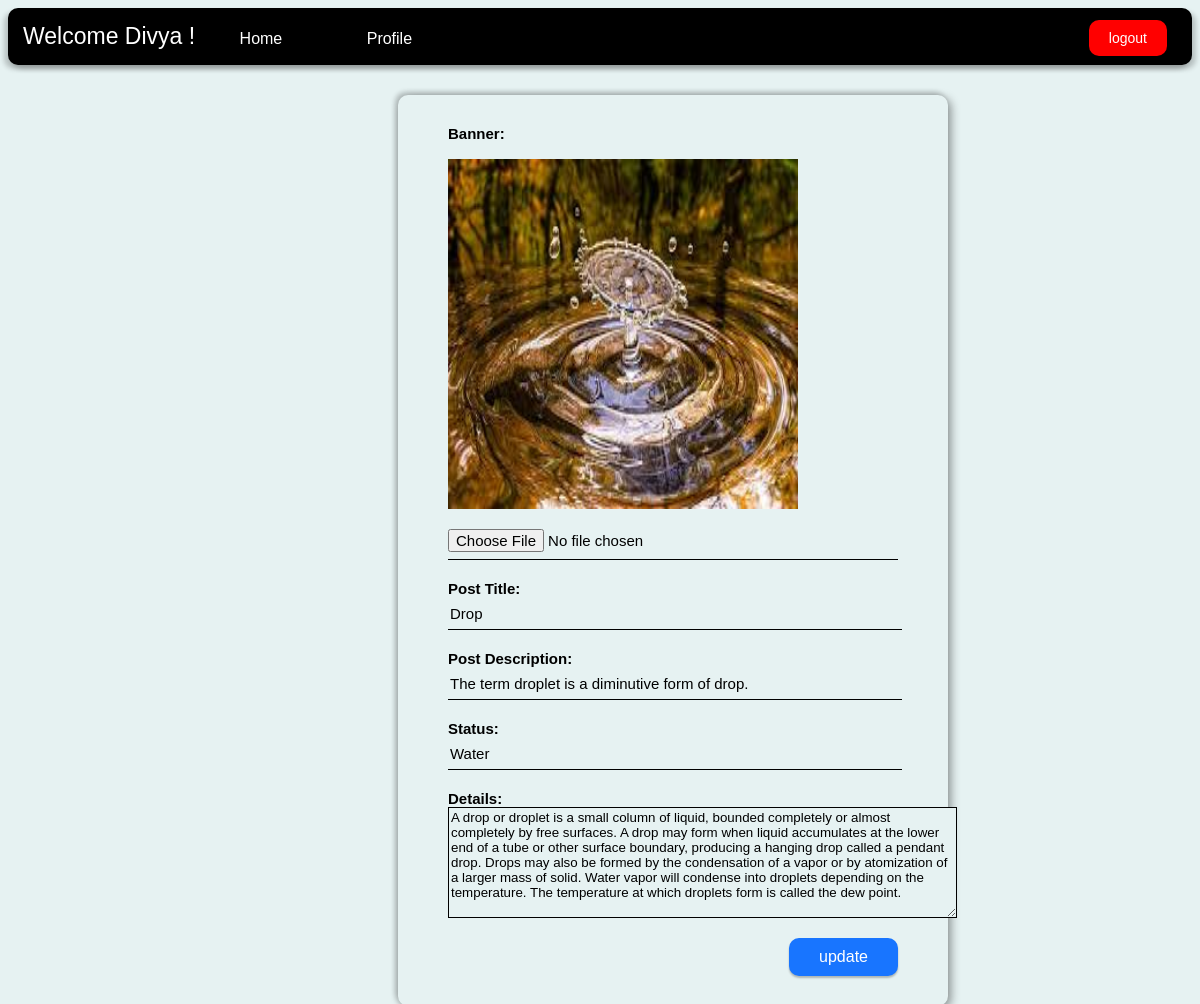
Page /edit.php?id=23 (signed in) on the committed database.
### tables this page shows
CREATE TABLE `registration` (
  `id` int(250) NOT NULL,
  `name` varchar(50) NOT NULL,
  `mail` varchar(50) NOT NULL,
  `password` varchar(50) NOT NULL,
  `confirm_password` varchar(50) NOT NULL,
  `number` bigint(10) NOT NULL,
  `address` varchar(200) NOT NULL,
  `reg_date` int(6) NOT NULL
);

CREATE TABLE `post` (
  `id` int(250) NOT NULL,
  `mail` varchar(50) NOT NULL,
  `image` varchar(200) NOT NULL,
  `title` varchar(100) NOT NULL,
  `description` varchar(250) NOT NULL,
  `status` varchar(50) NOT NULL,
  `details` varchar(5000) NOT NULL,
  `reg_date` date NOT NULL
);

### edit.php (the view, shortened to what this page needs)
<?php
include("dbconnect.php");
$mail =  $_SESSION['mail'];
$user = mysqli_query($conn,"select * from registration where mail = '$mail'");
$user_row = mysqli_fetch_array($user);
?>
<!DOCTYPE html>
<html>
<head>
  <link rel="stylesheet" type="text/css" href="style.css">
  <link rel="stylesheet" type="text/css" href="form.css">
  </head>
  <body>
    <nav class="nav">
    <a style="font-size: 23px;" onclick="return false;">Welcome <?php echo $user_row['name']; ?> !</a>
    <a style="padding-left: 40px; padding-right: 40px;" href="home.php">Home</a>
    <a style="padding-left: 40px; padding-right: 40px;" href="profile.php"></i>Profile</a>
    <form style="float: right;" method="get">
    <button type="submit" name="logout" class="my-button">logout</button>
  </form>
  </nav>
    <?php
   $id=$_GET['id'];
  $show=mysqli_query($conn,"select * from post where id='$id'");
  while($row1=mysqli_fetch_array($show)){
  ?>
  <div class="bg">
  <form class="form" method="post" enctype="multipart/form-data" autocomplete="off">
    <label><b>Banner:</b></label><br><br>
      <img width="350px" height="350px" src="upload/<?php echo $row1['image']; ?>"><br><br>
      <?php
      $pull=mysqli_query($conn,"select * from post where id='$id'");
      $array=mysqli_fetch_array($pull);
      $image=$array['image'];
      ?>
<input type="file" name="image" accept="image/*" value="<?php echo $image; ?>"><br>
    <label><b>Post Title:</b></label>
    <input type="text" name="title" value="<?php echo $row1['title']; ?>" required><br>
    <label><b>Post Description:</b></label>
    <input type="text" name="description" value="<?php echo $row1['description']; ?>" required><br>
    <label><b>Status:</b></label>
    <input type="text" name="status" value="<?php echo $row1['status']; ?>" required><br>
    <label for="details"><b>Details:</b></label>
    <textarea style="background-color: #E6F2F2;" class="textarea" type="text" name="details" id="details" rows="7" cols="61" required><?php echo $row1['details']; ?></textarea><br><br>
    <button type="submit" name="btn" class="upload" onclick="return msg()">update</button>
  </form>
<?php
}
?>
</body>
</html>

### style.css (style rules this page uses)
* { font-family: sans-serif; }
body { background-color: #E6F2F2; }
.nav { padding: 15px; box-shadow: 4px 4px 5px rgba(0, 0, 0, 0.2), -4px 4px 5px rgba(0, 0, 0, 0.2); border-radius: 10px; background-color: #000; color: #fff; }
a { text-decoration: none; color: #fff; }
.my-button { background-color: #ff0000; border: none; color: white; padding: 10px 20px; text-align: center; font-size: 14px; border-radius: 10px; box-shadow: 0px 2px 2px rgba(0, 0, 0, 0.25); position: relative; overflow: hidden; margin: -5px 10px 0 0; }
.my-button:after { content: ""; background-color: rgba(100, 36, 0, 0.2); position: absolute; top: 50%; left: 50%; width: 5px; height: 5px; border-radius: 50%; transform: translate(-50%, -50%); opacity: 0; }

### form.css (style rules this page uses)
* { font-family: sans-serif; }
.bg { font-size: 15px; position: absolute; width: 450px; padding: 30px 50px 30px 50px; box-shadow: -3px -3px 5px 0 rgba(0, 0, 0, 0.2), 3px 3px 10px 0 rgba(0, 0, 0, 0.4); border-radius: 10px; margin: 30px 390px; }
.bg label { margin: 0; padding: 0; color: #000; }
.bg input { width: 100%; margin-bottom: 20px; }
.bg input[type=file], .bg input[type=text] { border: none; border-bottom: 1px solid #000; background: transparent; outline: none; height: 30px; color: #000; font-size: 15px; }
.my-button { background-color: #ff0000; border: none; color: white; padding: 10px 20px; text-align: center; font-size: 14px; border-radius: 10px; box-shadow: 0px 2px 2px rgba(0, 0, 0, 0.25); position: relative; overflow: hidden; margin: -3px 10px 0 0; }
.my-button:after { content: ""; background-color: rgba(100, 36, 0, 0.2); position: absolute; top: 50%; left: 50%; width: 5px; height: 5px; border-radius: 50%; transform: translate(-50%, -50%); opacity: 0; }
.upload { background-color: rgb(24,117,255); border: none; color: white; padding: 10px 30px; text-align: center; font-size: 16px; border-radius: 10px; box-shadow: 0px 2px 2px rgba(0, 0, 0, 0.25); position: relative; overflow: hidden; float: right; }
.upload:after { content: ""; background-color: rgba(150,200,255, 0.2); position: absolute; top: 50%; left: 50%; width: 5px; height: 5px; border-radius: 50%; transform: translate(-50%, -50%); opacity: 0; }
.textarea { border-color: black; }

### rows in the picture
registration: name "Divya"
post: image (picture), title "Drop", description "The term droplet is a diminutive form of drop.", status "Water", details "A drop or droplet is a small column of liquid, bounded completely or almost completely by free surfaces. A drop may form when liquid accumulates at the lower end of a tube or other surface boundary, producing a hanging drop called a pendant drop. Drops may also be formed by the condensation of a vapor or by atomization of a larger mass of solid. Water vapor will condense into droplets depending on the temperature. The temperature at which droplets form is called the dew point."
